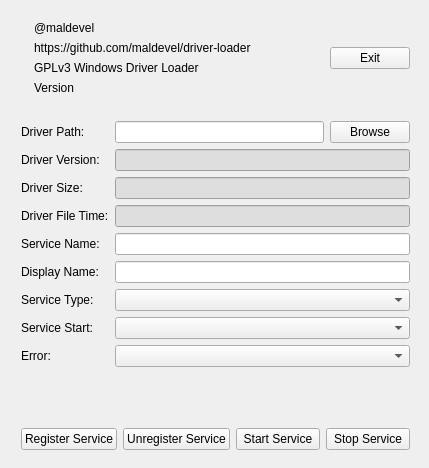
<?xml version="1.0" encoding="UTF-8"?>
<ui version="4.0">
 <class>MainWindow</class>
 <widget class="QMainWindow" name="MainWindow">
  <property name="enabled">
   <bool>true</bool>
  </property>
  <property name="geometry">
   <rect>
    <x>0</x>
    <y>0</y>
    <width>429</width>
    <height>468</height>
   </rect>
  </property>
  <property name="windowTitle">
   <string>Driver Loader</string>
  </property>
  <property name="windowIcon">
   <iconset resource="application.qrc">
    <normaloff>:/images/myappico.ico</normaloff>:/images/myappico.ico</iconset>
  </property>
  <widget class="QWidget" name="centralWidget">
   <widget class="QWidget" name="verticalLayoutWidget">
    <property name="geometry">
     <rect>
      <x>10</x>
      <y>10</y>
      <width>411</width>
      <height>451</height>
     </rect>
    </property>
    <layout class="QVBoxLayout" name="verticalLayout">
     <item>
      <layout class="QHBoxLayout" name="horizontalLayout">
       <property name="sizeConstraint">
        <enum>QLayout::SetDefaultConstraint</enum>
       </property>
       <item>
        <widget class="QLabel" name="label">
         <property name="text">
          <string/>
         </property>
         <property name="pixmap">
          <pixmap resource="application.qrc">:/images/driver-loader.png</pixmap>
         </property>
        </widget>
       </item>
       <item>
        <layout class="QVBoxLayout" name="verticalLayout_3">
         <item>
          <widget class="QLabel" name="clopyRightlbl">
           <property name="text">
            <string>@maldevel</string>
           </property>
          </widget>
         </item>
         <item>
          <widget class="QLabel" name="addrlbl">
           <property name="text">
            <string>https://github.com/maldevel/driver-loader</string>
           </property>
          </widget>
         </item>
         <item>
          <widget class="QLabel" name="titlelbl">
           <property name="text">
            <string>GPLv3 Windows Driver Loader</string>
           </property>
          </widget>
         </item>
         <item>
          <widget class="QLabel" name="versionlbl">
           <property name="text">
            <string>Version</string>
           </property>
          </widget>
         </item>
        </layout>
       </item>
       <item>
        <spacer name="horizontalSpacer">
         <property name="orientation">
          <enum>Qt::Horizontal</enum>
         </property>
         <property name="sizeHint" stdset="0">
          <size>
           <width>40</width>
           <height>20</height>
          </size>
         </property>
        </spacer>
       </item>
       <item>
        <layout class="QVBoxLayout" name="verticalLayout_2">
         <property name="spacing">
          <number>3</number>
         </property>
         <item>
          <widget class="QPushButton" name="exitbtn">
           <property name="text">
            <string>Exit</string>
           </property>
          </widget>
         </item>
        </layout>
       </item>
      </layout>
     </item>
     <item>
      <spacer name="verticalSpacer">
       <property name="orientation">
        <enum>Qt::Vertical</enum>
       </property>
       <property name="sizeType">
        <enum>QSizePolicy::Fixed</enum>
       </property>
       <property name="sizeHint" stdset="0">
        <size>
         <width>20</width>
         <height>20</height>
        </size>
       </property>
      </spacer>
     </item>
     <item>
      <layout class="QFormLayout" name="formLayout">
       <item row="1" column="0">
        <widget class="QLabel" name="driverVersionlbl">
         <property name="text">
          <string>Driver Version:</string>
         </property>
        </widget>
       </item>
       <item row="2" column="0">
        <widget class="QLabel" name="driverSizelbl">
         <property name="text">
          <string>Driver Size:</string>
         </property>
        </widget>
       </item>
       <item row="3" column="0">
        <widget class="QLabel" name="driverFileTimelbl">
         <property name="text">
          <string>Driver File Time:</string>
         </property>
        </widget>
       </item>
       <item row="1" column="1">
        <widget class="QLineEdit" name="driverVersiontxt">
         <property name="styleSheet">
          <string notr="true">background-color: rgb(222, 222, 222);</string>
         </property>
         <property name="readOnly">
          <bool>true</bool>
         </property>
        </widget>
       </item>
       <item row="2" column="1">
        <widget class="QLineEdit" name="driverSizetxt">
         <property name="styleSheet">
          <string notr="true">background-color: rgb(222, 222, 222);</string>
         </property>
         <property name="readOnly">
          <bool>true</bool>
         </property>
        </widget>
       </item>
       <item row="3" column="1">
        <widget class="QLineEdit" name="driverFileTimetxt">
         <property name="styleSheet">
          <string notr="true">background-color: rgb(222, 222, 222);</string>
         </property>
         <property name="readOnly">
          <bool>true</bool>
         </property>
        </widget>
       </item>
       <item row="0" column="0">
        <widget class="QLabel" name="driverPathlbl">
         <property name="text">
          <string>Driver Path:</string>
         </property>
        </widget>
       </item>
       <item row="0" column="1">
        <layout class="QHBoxLayout" name="horizontalLayout_3">
         <item>
          <widget class="QLineEdit" name="driverPathtxt"/>
         </item>
         <item>
          <widget class="QPushButton" name="browsebtn">
           <property name="text">
            <string>Browse</string>
           </property>
          </widget>
         </item>
        </layout>
       </item>
       <item row="4" column="0">
        <widget class="QLabel" name="serviceNamelbl">
         <property name="frameShape">
          <enum>QFrame::NoFrame</enum>
         </property>
         <property name="text">
          <string>Service Name:</string>
         </property>
        </widget>
       </item>
       <item row="5" column="0">
        <widget class="QLabel" name="displayNamelbl">
         <property name="text">
          <string>Display Name:</string>
         </property>
        </widget>
       </item>
       <item row="6" column="0">
        <widget class="QLabel" name="serviceTypelbl">
         <property name="text">
          <string>Service Type:</string>
         </property>
        </widget>
       </item>
       <item row="7" column="0">
        <widget class="QLabel" name="serviceStartlbl">
         <property name="text">
          <string>Service Start:</string>
         </property>
        </widget>
       </item>
       <item row="8" column="0">
        <widget class="QLabel" name="serviceErrorlbl">
         <property name="text">
          <string>Error:</string>
         </property>
        </widget>
       </item>
       <item row="4" column="1">
        <widget class="QLineEdit" name="serviceNametxt"/>
       </item>
       <item row="5" column="1">
        <widget class="QLineEdit" name="serviceDisplayNametxt"/>
       </item>
       <item row="6" column="1">
        <widget class="QComboBox" name="serviceTypecmb"/>
       </item>
       <item row="7" column="1">
        <widget class="QComboBox" name="serviceStartcmb"/>
       </item>
       <item row="8" column="1">
        <widget class="QComboBox" name="serviceErrorcmb"/>
       </item>
      </layout>
     </item>
     <item>
      <spacer name="verticalSpacer_2">
       <property name="orientation">
        <enum>Qt::Vertical</enum>
       </property>
       <property name="sizeType">
        <enum>QSizePolicy::Fixed</enum>
       </property>
       <property name="sizeHint" stdset="0">
        <size>
         <width>20</width>
         <height>20</height>
        </size>
       </property>
      </spacer>
     </item>
     <item>
      <layout class="QHBoxLayout" name="horizontalLayout_2">
       <item>
        <widget class="QPushButton" name="registerbtn">
         <property name="text">
          <string>Register Service</string>
         </property>
        </widget>
       </item>
       <item>
        <widget class="QPushButton" name="unregisterbtn">
         <property name="text">
          <string>Unregister Service</string>
         </property>
        </widget>
       </item>
       <item>
        <widget class="QPushButton" name="startbtn">
         <property name="text">
          <string>Start Service</string>
         </property>
        </widget>
       </item>
       <item>
        <widget class="QPushButton" name="stopbtn">
         <property name="text">
          <string>Stop Service</string>
         </property>
        </widget>
       </item>
      </layout>
     </item>
    </layout>
   </widget>
  </widget>
 </widget>
 <layoutdefault spacing="6" margin="11"/>
 <resources>
  <include location="application.qrc"/>
 </resources>
 <connections>
  <connection>
   <sender>exitbtn</sender>
   <signal>clicked()</signal>
   <receiver>MainWindow</receiver>
   <slot>close()</slot>
   <hints>
    <hint type="sourcelabel">
     <x>380</x>
     <y>67</y>
    </hint>
    <hint type="destinationlabel">
     <x>214</x>
     <y>218</y>
    </hint>
   </hints>
  </connection>
 </connections>
</ui>
